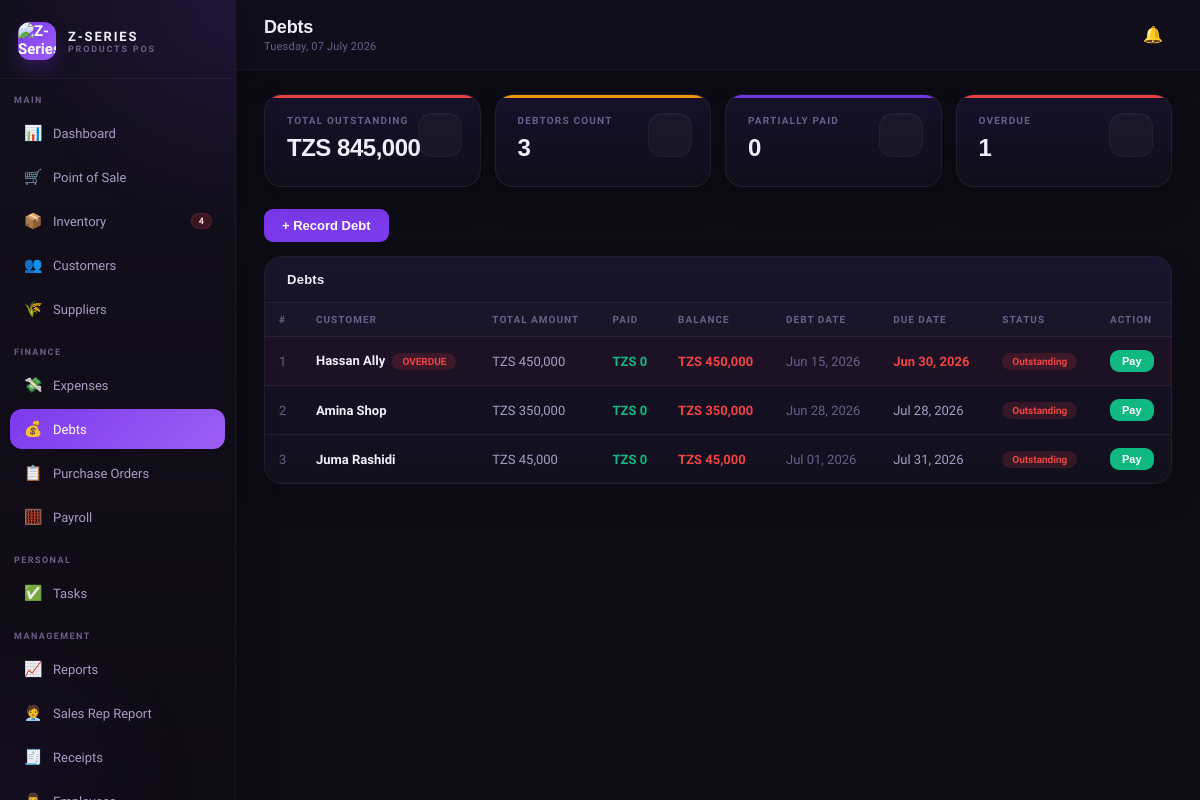
Page /debts.php (signed in) on the committed database.
### tables this page shows
CREATE TABLE debts (
  id INT AUTO_INCREMENT PRIMARY KEY,
  customer_id INT,
  customer_name VARCHAR(150),
  sale_id INT,
  amount DECIMAL(12,2) NOT NULL,
  amount_paid DECIMAL(12,2) DEFAULT 0,
  balance DECIMAL(12,2),
  description TEXT,
  debt_date DATE,
  due_date DATE,
  status ENUM('outstanding','partial','cleared') DEFAULT 'outstanding',
  created_at TIMESTAMP DEFAULT CURRENT_TIMESTAMP,
  FOREIGN KEY (customer_id) REFERENCES customers(id),
  FOREIGN KEY (sale_id) REFERENCES sales(id)
);

### config.php (called while the page is built, shortened)
<?php
function tzs($amount) {
    return 'TZS ' . number_format($amount, 0, '.', ',');
}
?>

### debts.php (the view, shortened to what this page needs)
<?php
require_once 'includes/header.php';
$debts = $conn->query("SELECT * FROM debts ORDER BY FIELD(status,'outstanding','partial','cleared'), debt_date ASC");
$stats = $conn->query("SELECT COALESCE(SUM(balance),0) as total, COUNT(*) as count, SUM(status='partial') as partial, SUM(DATEDIFF(CURDATE(),due_date)>0 AND status!='cleared') as overdue FROM debts WHERE status != 'cleared'")->fetch_assoc();
?>
<div class="stats-grid">
  <div class="stat-card red"><div class="stat-label">Total Outstanding</div><div class="stat-value"><?=tzs($stats['total'])?></div><div class="stat-icon"></div></div>
  <div class="stat-card amber"><div class="stat-label">Debtors Count</div><div class="stat-value"><?=$stats['count']?></div><div class="stat-icon"></div></div>
  <div class="stat-card purple"><div class="stat-label">Partially Paid</div><div class="stat-value"><?=$stats['partial']?></div><div class="stat-icon"></div></div>
  <div class="stat-card red"><div class="stat-label">Overdue</div><div class="stat-value"><?=$stats['overdue']?></div><div class="stat-icon"></div></div>
</div>
<div style="margin-bottom:14px"><button class="btn btn-primary" onclick="openModal('add-debt-modal')">+ Record Debt</button></div>
<div class="card"><div class="card-header"><span class="card-title">Debts</span></div>
<div class="table-wrap"><table><thead><tr><th>#</th><th>Customer</th><th>Total Amount</th><th>Paid</th><th>Balance</th><th>Debt Date</th><th>Due Date</th><th>Status</th><th>Action</th></tr></thead>
<tbody><?php $i=1; while($d=$debts->fetch_assoc()):
$cleared = $d['status']==='cleared';
$overdue = !$cleared && $d['due_date'] && strtotime($d['due_date']) < time();
$status_labels = ['outstanding'=>'Outstanding','partial'=>'Partial','cleared'=>'Paid'];
$status_class = $cleared ? 'success' : ($d['status']==='partial'?'warning':'danger');
?>
<tr <?php if(!$cleared): ?>style="cursor:pointer<?=$overdue?';background:rgba(239,68,68,0.04)':''?>" onclick="payDebt(<?=$d['id']?>,<?=$d['balance']?>,'<?=htmlspecialchars($d['customer_name'], ENT_QUOTES)?>','<?=$d['due_date']?:''?>')"<?php else: ?>style="opacity:0.65"<?php endif; ?>>
<td class="text-muted"><?=$i++?></td><td class="td-bold"><?=htmlspecialchars($d['customer_name'])?><?=$overdue?' <span class="badge badge-danger" style="margin-left:4px">OVERDUE</span>':''?></td>
<td><?=tzs($d['amount'])?></td><td class="text-success"><?=tzs($d['amount_paid'])?></td><td class="text-danger"><?=tzs($d['balance'])?></td>
<td class="text-muted"><?=date('M d, Y',strtotime($d['debt_date']))?></td>
<td class="<?=$overdue?'text-danger':''?>"><?=$d['due_date']?date('M d, Y',strtotime($d['due_date'])):'—'?></td>
<td><span class="badge badge-<?=$status_class?>"><?=$status_labels[$d['status']]?></span></td>
<td><?php if(!$cleared): ?><button class="btn btn-success btn-sm" onclick="event.stopPropagation();payDebt(<?=$d['id']?>,<?=$d['balance']?>,'<?=htmlspecialchars($d['customer_name'], ENT_QUOTES)?>','<?=$d['due_date']?:''?>')">Pay</button><?php else: ?>—<?php endif; ?></td>
</tr>
<?php endwhile; if($debts->num_rows===0):?><tr><td colspan="9" style="text-align:center;padding:30px;color:var(--success)">No debts recorded yet!</td></tr><?php endif;?></tbody></table></div></div>
<?php
require_once 'includes/footer.php'; ?>

### css/style.css (style rules this page uses)
* { margin:0;padding:0;box-sizing:border-box }
:root { --bg:#0D0B14;--bg2:#13101E;--bg3:#1A1628;--bg4:#211D35; --purple:#7C3AED;--purple2:#9D5FF5;--purple3:#5B21B6; --purple-glow:rgba(124,58,237,0.15);--purple-light:rgba(124,58,237,0.08); --text:#F1EEF9;--text2:#A89DC4;--text3:#6B5F8A; --border:rgba(124,58,237,0.18);--border2:rgba(255,255,255,0.06); --success:#10B981;--warning:#F59E0B;--danger:#EF4444;--info:#3B82F6; --card-bg:#16122A; }
body { font-family:'Satoshi',sans-serif;background:var(--bg);color:var(--text);min-height:100vh }
.premium-content .stats-grid, .premium-content .grid-2, .premium-content .grid-3-1, .premium-content .card, .premium-content .filter-bar { position:relative;z-index:1 }
.stats-grid { display:grid;grid-template-columns:repeat(4,1fr);gap:14px;margin-bottom:22px }
.stat-card { background:linear-gradient(180deg,rgba(22,18,42,0.96),rgba(17,14,28,0.98));border:1px solid var(--border2);border-radius:18px;padding:20px 22px;position:relative;overflow:hidden;box-shadow:0 14px 30px rgba(0,0,0,0.18) }
.stat-card::before { content:'';position:absolute;top:0;left:0;right:0;height:3px;opacity:0.95 }
.stat-card.purple::before { background:var(--purple) }
.stat-card.amber::before { background:var(--warning) }
.stat-card.red::before { background:var(--danger) }
.stat-label { font-size:10px;font-weight:700;color:var(--text3);text-transform:uppercase;letter-spacing:0.12em;margin-bottom:8px }
.stat-value { font-size:24px;font-weight:800;color:var(--text);font-family:'Syne',sans-serif;margin-bottom:4px;letter-spacing:-0.02em }
.stat-icon { position:absolute;right:18px;top:18px;width:44px;height:44px;border-radius:14px;display:flex;align-items:center;justify-content:center;font-size:20px;opacity:1;background:rgba(255,255,255,0.03);border:1px solid rgba(255,255,255,0.04);box-shadow:inset 0 1px 0 rgba(255,255,255,0.03) }
.card { background:linear-gradient(180deg,rgba(22,18,42,0.96),rgba(19,16,30,0.98));border:1px solid var(--border2);border-radius:18px;overflow:hidden;margin-bottom:16px;box-shadow:0 14px 30px rgba(0,0,0,0.16) }
.card-header { padding:15px 22px;border-bottom:1px solid var(--border2);display:flex;align-items:center;justify-content:space-between;background:rgba(255,255,255,0.01) }
.card-title { font-size:13px;font-weight:800;color:var(--text);font-family:'Syne',sans-serif;letter-spacing:0.02em }
.table-wrap { overflow-x:auto }
table { width:100%;border-collapse:collapse }
th { padding:11px 14px;text-align:left;font-size:10px;font-weight:800;color:var(--text3);text-transform:uppercase;letter-spacing:0.1em;border-bottom:1px solid var(--border2);background:rgba(255,255,255,0.02);white-space:nowrap }
td { padding:13px 14px;font-size:13px;color:var(--text2);border-bottom:1px solid var(--border2);vertical-align:middle }
tr:last-child td { border-bottom:none }
.td-bold { color:var(--text);font-weight:600 }
.badge { padding:3px 10px;border-radius:99px;font-size:10px;font-weight:700;display:inline-block;white-space:nowrap }
.badge-danger { background:rgba(239,68,68,0.15);color:var(--danger) }
.text-success { color:var(--success);font-weight:700 }
.text-danger { color:var(--danger);font-weight:700 }
.text-muted { color:var(--text3) }
.btn { padding:9px 18px;border-radius:9px;border:none;font-size:13px;font-weight:600;cursor:pointer;font-family:'DM Sans',sans-serif;transition:all 0.15s;text-decoration:none;display:inline-flex;align-items:center;gap:6px }
.btn-primary { background:var(--purple);color:white }
.btn-success { background:var(--success);color:white }
.btn-sm { padding:5px 12px;font-size:11px }
.table-wrap td .btn, .table-wrap td form { display:inline-flex;align-items:center }

### rows in the picture
debts: customer_name "Hassan Ally", shows "OVERDUE", amount "TZS 450,000", amount_paid "TZS 0", balance "TZS 450,000", debt_date "Jun 15, 2026", due_date "Jun 30, 2026", status "Outstanding"
debts: customer_name "Amina Shop", amount "TZS 350,000", amount_paid "TZS 0", balance "TZS 350,000", debt_date "Jun 28, 2026", due_date "Jul 28, 2026", status "Outstanding"
debts: customer_name "Juma Rashidi", amount "TZS 45,000", amount_paid "TZS 0", balance "TZS 45,000", debt_date "Jul 01, 2026", due_date "Jul 31, 2026", status "Outstanding"

### other values in the picture
$low_stock_count "4"
$page_title "Debts"
tzs($stats['total']) "TZS 845,000"
$stats['count'] "3"
$stats['partial'] "0"
$stats['overdue'] "1"
